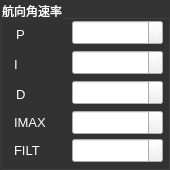
          <widget class="QGroupBox" name="x_pid_box_5">
           <property name="geometry">
            <rect>
             <x>580</x>
             <y>22</y>
             <width>170</width>
             <height>170</height>
            </rect>
           </property>
           <property name="palette">
            <palette>
             <active>
              <colorrole role="WindowText">
               <brush brushstyle="SolidPattern">
                <color alpha="255">
                 <red>255</red>
                 <green>255</green>
                 <blue>255</blue>
                </color>
               </brush>
              </colorrole>
              <colorrole role="Button">
               <brush brushstyle="SolidPattern">
                <color alpha="255">
                 <red>51</red>
                 <green>51</green>
                 <blue>51</blue>
                </color>
               </brush>
              </colorrole>
              <colorrole role="Text">
               <brush brushstyle="SolidPattern">
                <color alpha="255">
                 <red>255</red>
                 <green>255</green>
                 <blue>255</blue>
                </color>
               </brush>
              </colorrole>
              <colorrole role="ButtonText">
               <brush brushstyle="SolidPattern">
                <color alpha="255">
                 <red>255</red>
                 <green>255</green>
                 <blue>255</blue>
                </color>
               </brush>
              </colorrole>
              <colorrole role="Base">
               <brush brushstyle="SolidPattern">
                <color alpha="255">
                 <red>51</red>
                 <green>51</green>
                 <blue>51</blue>
                </color>
               </brush>
              </colorrole>
              <colorrole role="Window">
               <brush brushstyle="SolidPattern">
                <color alpha="255">
                 <red>51</red>
                 <green>51</green>
                 <blue>51</blue>
                </color>
               </brush>
              </colorrole>
             </active>
             <inactive>
              <colorrole role="WindowText">
               <brush brushstyle="SolidPattern">
                <color alpha="255">
                 <red>255</red>
                 <green>255</green>
                 <blue>255</blue>
                </color>
               </brush>
              </colorrole>
              <colorrole role="Button">
               <brush brushstyle="SolidPattern">
                <color alpha="255">
                 <red>51</red>
                 <green>51</green>
                 <blue>51</blue>
                </color>
               </brush>
              </colorrole>
              <colorrole role="Text">
               <brush brushstyle="SolidPattern">
                <color alpha="255">
                 <red>255</red>
                 <green>255</green>
                 <blue>255</blue>
                </color>
               </brush>
              </colorrole>
              <colorrole role="ButtonText">
               <brush brushstyle="SolidPattern">
                <color alpha="255">
                 <red>255</red>
                 <green>255</green>
                 <blue>255</blue>
                </color>
               </brush>
              </colorrole>
              <colorrole role="Base">
               <brush brushstyle="SolidPattern">
                <color alpha="255">
                 <red>51</red>
                 <green>51</green>
                 <blue>51</blue>
                </color>
               </brush>
              </colorrole>
              <colorrole role="Window">
               <brush brushstyle="SolidPattern">
                <color alpha="255">
                 <red>51</red>
                 <green>51</green>
                 <blue>51</blue>
                </color>
               </brush>
              </colorrole>
             </inactive>
             <disabled>
              <colorrole role="WindowText">
               <brush brushstyle="SolidPattern">
                <color alpha="255">
                 <red>255</red>
                 <green>255</green>
                 <blue>255</blue>
                </color>
               </brush>
              </colorrole>
              <colorrole role="Button">
               <brush brushstyle="SolidPattern">
                <color alpha="255">
                 <red>51</red>
                 <green>51</green>
                 <blue>51</blue>
                </color>
               </brush>
              </colorrole>
              <colorrole role="Text">
               <brush brushstyle="SolidPattern">
                <color alpha="255">
                 <red>255</red>
                 <green>255</green>
                 <blue>255</blue>
                </color>
               </brush>
              </colorrole>
              <colorrole role="ButtonText">
               <brush brushstyle="SolidPattern">
                <color alpha="255">
                 <red>255</red>
                 <green>255</green>
                 <blue>255</blue>
                </color>
               </brush>
              </colorrole>
              <colorrole role="Base">
               <brush brushstyle="SolidPattern">
                <color alpha="255">
                 <red>51</red>
                 <green>51</green>
                 <blue>51</blue>
                </color>
               </brush>
              </colorrole>
              <colorrole role="Window">
               <brush brushstyle="SolidPattern">
                <color alpha="255">
                 <red>51</red>
                 <green>51</green>
                 <blue>51</blue>
                </color>
               </brush>
              </colorrole>
             </disabled>
            </palette>
           </property>
           <property name="styleSheet">
            <string notr="true">color: rgb(255, 255, 255);</string>
           </property>
           <property name="title">
            <string>航向角速率</string>
           </property>
           <widget class="QLabel" name="label_118">
            <property name="geometry">
             <rect>
              <x>16</x>
              <y>24</y>
              <width>16</width>
              <height>21</height>
             </rect>
            </property>
            <property name="font">
             <font>
              <pointsize>10</pointsize>
             </font>
            </property>
            <property name="text">
             <string>P</string>
            </property>
           </widget>
           <widget class="QDoubleSpinBox" name="x_yaw_spd_p">
            <property name="geometry">
             <rect>
              <x>72</x>
              <y>20</y>
              <width>91</width>
              <height>25</height>
             </rect>
            </property>
            <property name="font">
             <font>
              <pointsize>10</pointsize>
             </font>
            </property>
           </widget>
           <widget class="QDoubleSpinBox" name="x_yaw_spd_i">
            <property name="geometry">
             <rect>
              <x>72</x>
              <y>50</y>
              <width>91</width>
              <height>25</height>
             </rect>
            </property>
            <property name="font">
             <font>
              <pointsize>10</pointsize>
             </font>
            </property>
           </widget>
           <widget class="QLabel" name="label_119">
            <property name="geometry">
             <rect>
              <x>14</x>
              <y>54</y>
              <width>16</width>
              <height>21</height>
             </rect>
            </property>
            <property name="font">
             <font>
              <pointsize>10</pointsize>
             </font>
            </property>
            <property name="text">
             <string>I</string>
            </property>
           </widget>
           <widget class="QDoubleSpinBox" name="x_yaw_spd_d">
            <property name="geometry">
             <rect>
              <x>72</x>
              <y>80</y>
              <width>91</width>
              <height>25</height>
             </rect>
            </property>
            <property name="font">
             <font>
              <pointsize>10</pointsize>
             </font>
            </property>
           </widget>
           <widget class="QLabel" name="label_120">
            <property name="geometry">
             <rect>
              <x>16</x>
              <y>84</y>
              <width>16</width>
              <height>21</height>
             </rect>
            </property>
            <property name="font">
             <font>
              <pointsize>10</pointsize>
             </font>
            </property>
            <property name="text">
             <string>D</string>
            </property>
           </widget>
           <widget class="QDoubleSpinBox" name="x_yaw_spd_imax">
            <property name="geometry">
             <rect>
              <x>72</x>
              <y>110</y>
              <width>91</width>
              <height>25</height>
             </rect>
            </property>
            <property name="font">
             <font>
              <pointsize>10</pointsize>
             </font>
            </property>
           </widget>
           <widget class="QLabel" name="label_121">
            <property name="geometry">
             <rect>
              <x>14</x>
              <y>112</y>
              <width>45</width>
              <height>21</height>
             </rect>
            </property>
            <property name="font">
             <font>
              <pointsize>10</pointsize>
             </font>
            </property>
            <property name="text">
             <string>IMAX</string>
            </property>
           </widget>
           <widget class="QDoubleSpinBox" name="x_yaw_spd_filter">
            <property name="geometry">
             <rect>
              <x>72</x>
              <y>138</y>
              <width>91</width>
              <height>25</height>
             </rect>
            </property>
            <property name="font">
             <font>
              <pointsize>10</pointsize>
             </font>
            </property>
           </widget>
           <widget class="QLabel" name="label_122">
            <property name="geometry">
             <rect>
              <x>14</x>
              <y>140</y>
              <width>45</width>
              <height>21</height>
             </rect>
            </property>
            <property name="font">
             <font>
              <pointsize>10</pointsize>
             </font>
            </property>
            <property name="text">
             <string>FILT</string>
            </property>
           </widget>
          </widget>
